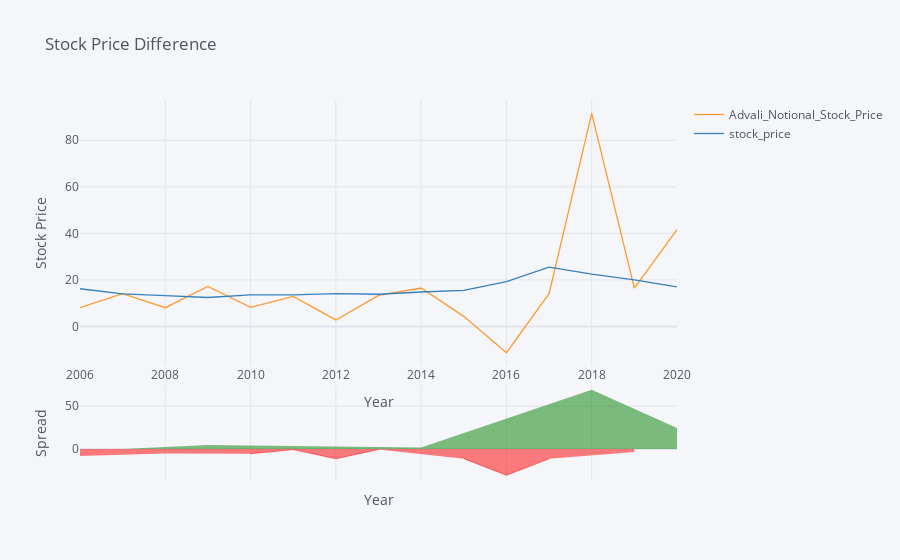

Write notebook code for a chart like this one.
### Markdown cell above
## Get all the imports

### Code cell
import mysql.connector
from mysql.connector.constants import ClientFlag
import requests
import json
import csv
import numpy as np
import pandas as pd
import matplotlib.pyplot as plt
import seaborn as sns
sns.set()
import plotly
import cufflinks as cf
from plotly.offline import download_plotlyjs,init_notebook_mode,plot,iplot
import os
from pprint import pprint
#sql config




init_notebook_mode(connected=True)
cf.go_offline()

name = str(input("Enter company ticker you want search for?  "))
CA_FILE = os.path.join("..","Financial-Analysis-of-AAPL--Apple-Co-","cacert.pem")
API_KEY = os.environ.get('GURU_FOCUS_API')
COMPANY_TICKER = f'ASX:{name}'
DETAILS = 'financials'
MARKET_RETURN = 0.065

RISK_FREE_BOND ={'1969': 0.058,
 '1970': 0.0689,
 '1971': 0.0681,
 '1972': 0.058,
 '1973': 0.0674,
 '1974': 0.095,
 '1975': 0.1,
 '1976': 0.1,
 '1977': 0.1041,
 '1978': 0.091,
 '1979': 0.1007,
 '1980': 0.1178,
 '1981': 0.139,
 '1982': 0.164,
 '1983': 0.148,
 '1984': 0.1315,
 '1985': 0.134,
 '1986': 0.142,
 '1987': 0.1295,
 '1988': 0.1195,
 '1989': 0.1335,
 '1990': 0.1316,
 '1991': 0.1099,
 '1992': 0.083,
 '1993': 0.0688,
 '1994': 0.0957,
 '1995': 0.0908,
 '1996': 0.0863,
 '1997': 0.0664,
 '1998': 0.0552,
 '1999': 0.0614,
 '2000': 0.0616,
 '2001': 0.0609,
 '2002': 0.0586,
 '2003': 0.0523,
 '2004': 0.0572,
 '2005': 0.0519,
 '2006': 0.0583,
 '2007': 0.0615,
 '2008': 0.0637,
 '2009': 0.0549,
 '2010': 0.0515,
 '2011': 0.0502,
 '2012': 0.0289,
 '2013': 0.0375,
 '2014': 0.034675,
 '2015': 0.029025,
 '2016': 0.019275,
 '2017': 0.026425,
 '2018': 0.0264,
 '2019': 0.0131,
 '2020': 0.0088}



def get_data(COMPANY_TICKER):
    URL = f"https://api.gurufocus.com/public/user/{API_KEY}/stock/{COMPANY_TICKER}/{DETAILS}"
    response = requests.get(URL,verify=CA_FILE).json()
    return response
    
def create_statements():
        data_new = get_data(COMPANY_TICKER)
        header_keys = data_new['financials'] ['annuals'].keys()
        years = data_new['financials'] ['annuals']['Fiscal Year']
        years = [x.split('-')[0] for x in years]
        number_of_years = len(years[:-1])
        #checking if last year matches the bond rate value
        print(years[-1])
        if(years[-1] == 'TTM')
            if years[-2] ==  list(RISK_FREE_BOND.keys())[-1]:
               
                RISK_FREE_BOND_X =  list(RISK_FREE_BOND.values())[-1::-1]
            else:
                
                RISK_FREE_BOND_X = list(RISK_FREE_BOND.values())[-2::-1]
        else:
             if years[-1] ==  list(RISK_FREE_BOND.keys())[-1]:
                
                RISK_FREE_BOND_X =  list(RISK_FREE_BOND.values())[-1::-1]
            else:
                
                RISK_FREE_BOND_X = list(RISK_FREE_BOND.values())[-2::-1]
        total_equity = data_new['financials']['annuals']['balance_sheet']['Total Equity']
        net_income = data_new['financials']['annuals']['income_statement']['Net Income (Continuing Operations)']
        stock_price = data_new['financials']['annuals']['per_share_data_array']['Month End Stock Price']
        market_cap = data_new['financials']['annuals']['valuation_and_quality']['Market Cap']
        share_outstanding = data_new['financials']['annuals']['valuation_and_quality']['Shares Outstanding (EOP)']
        beta = data_new['financials']['annuals']['valuation_and_quality']['Beta']
        pe_ratio = data_new['financials']['annuals']['valuation_ratios']['PE Ratio']
        return total_equity,net_income,stock_price,market_cap,share_outstanding,pe_ratio,years,beta,RISK_FREE_BOND_X
          
def create_df():

    total_equity,net_income,stock_price,market_cap,share_outstanding,pe_ratio,years,beta,RISK_FREE_BOND_X = create_statements()
    df = pd.DataFrame({ 'total_equity':total_equity,
                           'net_income':net_income,
                          'stock_price':stock_price,
                           'market_cap':market_cap,
                           'share_outstanding':share_outstanding,
                           'pe_ratio':pe_ratio,
                           'market_return':[ MARKET_RETURN for x  in range(len(years))],
                           'risk_free_bond_rate': list(reversed(RISK_FREE_BOND_X[:len(years)])),
                           'Beta':beta

    },index = years)
    df = df.iloc[:-1,:]
    df = df.dropna()
    
    return df


df = create_df()
df.fillna(0,inplace = True)
df = df.applymap(lambda x: 0 if x == '-' else x )
df = df.astype('float')
df['RRR'] = df['risk_free_bond_rate']+(df['Beta']*df['market_return'])
df.loc[:,['net_income','total_equity','market_cap','share_outstanding']] =df[['net_income','total_equity','market_cap','share_outstanding']].apply(lambda x: x*1000000)
df['Actual_return_equity'] = (df['net_income']/df['total_equity'])
df['Abnormal_Return'] = df['total_equity']*(df['Actual_return_equity']-df['RRR'])
df['GWF']=  (1/ df['RRR'])         
df['Notional Goodwill'] = (df['Abnormal_Return']*df['GWF'])
df['Notional Equity Value'] = df['total_equity'] + df['Notional Goodwill']
df['Difference_price'] = df['Notional Equity Value'] - df['market_cap'] 
df['Advali_Notional_Stock_Price'] = df['Notional Equity Value'] /df['share_outstanding']
df['Advali_Valuation_Diff'] =(df['stock_price']-df['Advali_Notional_Stock_Price'])/df['Advali_Notional_Stock_Price']
df.to_json (r'/Users/Bimal/Desktop/analysis.json')

%matplotlib inline
plt.figure(figsize=(12,9))
corr = df.corr()
sns.heatmap(corr,annot = True, linewidth=0.5,cmap = 'coolwarm')
plt.show()
# result[['stock_price','Advali_Notional_Stock_Price']].iplot(kind='line')
df[['Advali_Notional_Stock_Price','stock_price']].iplot(kind='spread',xTitle='Year',yTitle='Stock Price',title='Stock Price Difference')

### Figure 1 — Plotly figure (JSON) as saved in the notebook; plotly's stock layout.template omitted (floating-point values rounded to 4 significant figures)
{"data": [{"line": {"color": "rgba(255, 153, 51, 1.0)", "dash": "solid", "shape": "linear", "width": 1.3}, "mode": "lines", "name": "Advali_Notional_Stock_Price", "text": "", "type": "scatter", "x": ["2006", "2007", "2008", "2009", "2010", "2011", "2012", "2013", "2014", "2015", "2016", "2017", "2018", "2019", "2020"], "y": [8.148, 14.12, 8.106, 17.22, 8.215, 12.97, 2.841, 13.35, 16.55, 4.385, -11.23, 14.1, 91.57, 16.51, 41.66]}, {"line": {"color": "rgba(55, 128, 191, 1.0)", "dash": "solid", "shape": "linear", "width": 1.3}, "mode": "lines", "name": "stock_price", "text": "", "type": "scatter", "x": ["2006", "2007", "2008", "2009", "2010", "2011", "2012", "2013", "2014", "2015", "2016", "2017", "2018", "2019", "2020"], "y": [16.24, 14.07, 13.27, 12.48, 13.64, 13.59, 14.15, 13.88, 14.83, 15.55, 19.29, 25.5, 22.48, 20.01, 17.05]}, {"connectgaps": false, "fill": "tozeroy", "line": {"color": "green", "dash": "solid", "shape": "linear", "width": 0.5}, "mode": "lines", "name": "Spread", "showlegend": false, "type": "scatter", "x": ["2006", "2007", "2008", "2009", "2010", "2011", "2012", "2013", "2014", "2015", "2016", "2017", "2018", "2019", "2020"], "xaxis": "x2", "y": ["", 0.05149, "", 4.741, "", "", "", "", 1.723, "", "", "", 69.09, "", 24.61], "yaxis": "y2"}, {"connectgaps": false, "fill": "tozeroy", "line": {"color": "red", "dash": "solid", "shape": "linear", "width": 0.5}, "mode": "lines", "name": "Spread", "showlegend": false, "type": "scatter", "x": ["2006", "2007", "2008", "2009", "2010", "2011", "2012", "2013", "2014", "2015", "2016", "2017", "2018", "2019", "2020"], "xaxis": "x2", "y": [-8.092, "", -5.164, "", -5.425, -0.6162, -11.31, -0.5323, "", -11.16, -30.52, -11.4, "", -3.504, ""], "yaxis": "y2"}], "layout": {"hovermode": "x", "legend": {"bgcolor": "#F5F6F9", "font": {"color": "#4D5663"}}, "paper_bgcolor": "#F5F6F9", "plot_bgcolor": "#F5F6F9", "title": {"font": {"color": "#4D5663"}, "text": "Stock Price Difference"}, "xaxis": {"gridcolor": "#E1E5ED", "showgrid": true, "tickfont": {"color": "#4D5663"}, "title": {"font": {"color": "#4D5663"}, "text": "Year"}, "zerolinecolor": "#E1E5ED"}, "xaxis2": {"anchor": "y2", "gridcolor": "#E1E5ED", "showgrid": true, "showticklabels": false, "tickfont": {"color": "#4D5663"}, "title": {"font": {"color": "#4D5663"}, "text": "Year"}, "zerolinecolor": "#E1E5ED"}, "yaxis": {"domain": [0.3, 1], "gridcolor": "#E1E5ED", "showgrid": true, "tickfont": {"color": "#4D5663"}, "title": {"font": {"color": "#4D5663"}, "text": "Stock Price"}, "zerolinecolor": "#E1E5ED"}, "yaxis2": {"domain": [0, 0.25], "gridcolor": "#E1E5ED", "showgrid": true, "tickfont": {"color": "#4D5663"}, "title": {"font": {"color": "#4D5663"}, "text": "Spread"}, "zerolinecolor": "#E1E5ED"}}}
